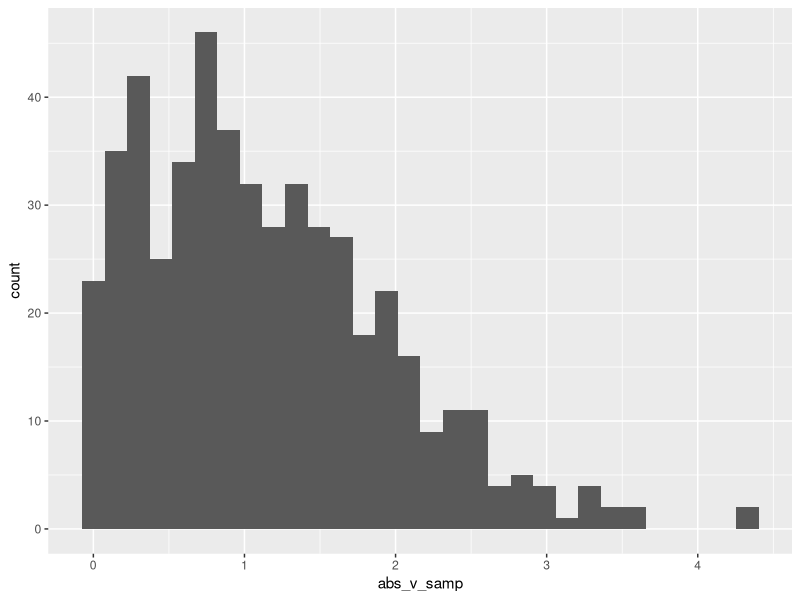

R code for this plot:
## ---- chunk 1
 library(tidyverse)
## ---- chunk 2
samp = rnorm(100)
length(samp)
## ---- chunk 3

la_df = 
  tibble (
    norm_samp = rnorm(n = 500, mean = 1),
    sample_g0 = norm_samp > 0,
    abs_v_samp = abs(norm_samp)
  )

ggplot(la_df, aes(x = abs_v_samp)) +  geom_histogram()
       
